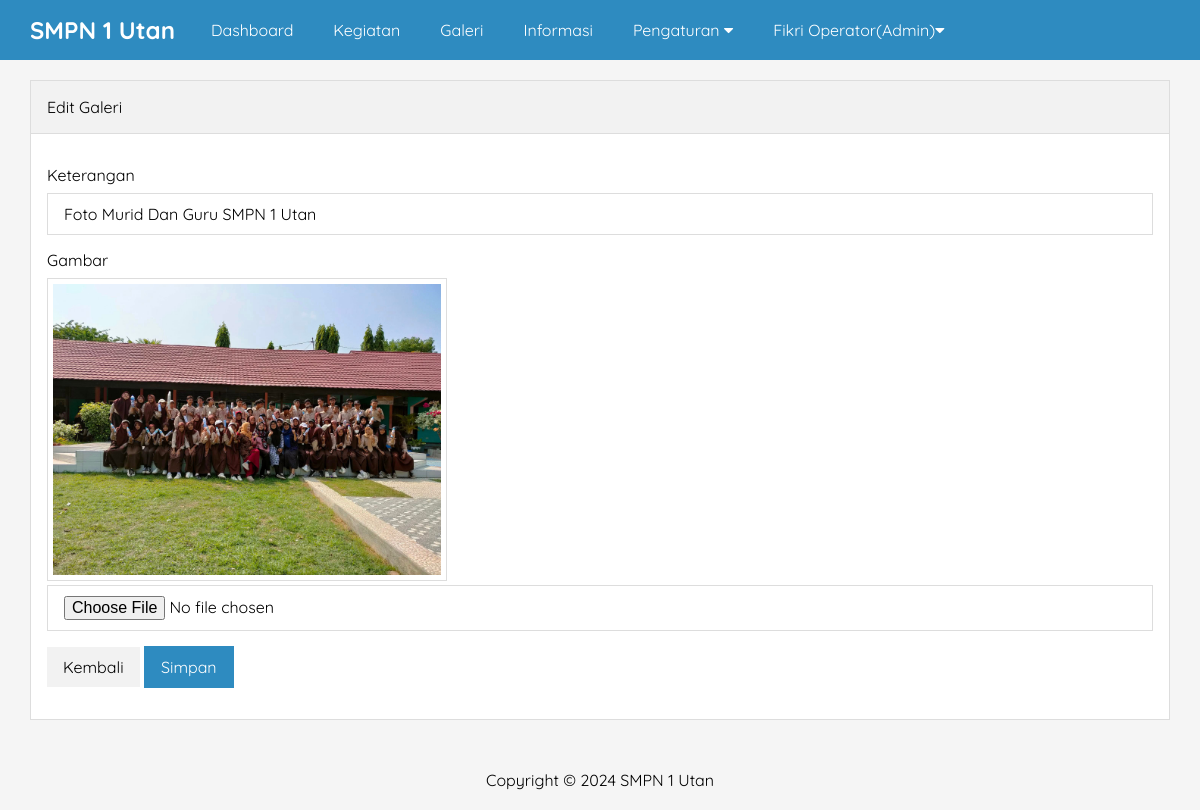
The app's page /admin/edit-galeri.php?id=4 (signed in) with its own data.
### tables this page shows
CREATE TABLE `pengaturan` (
  `id` int(11) NOT NULL,
  `nama` varchar(50) NOT NULL,
  `email` varchar(50) NOT NULL,
  `telepon` varchar(20) NOT NULL,
  `alamat` text NOT NULL,
  `logo` varchar(50) NOT NULL,
  `favicon` varchar(50) NOT NULL,
  `tentang_sekolah` text NOT NULL,
  `foto_sekolah` varchar(50) NOT NULL,
  `google_maps` text NOT NULL,
  `nama_kepsek` varchar(50) NOT NULL,
  `foto_kepsek` varchar(50) NOT NULL,
  `sambutan_kepsek` text NOT NULL,
  `created_at` timestamp NOT NULL DEFAULT current_timestamp() ON UPDATE current_timestamp(),
  `updated_at` datetime DEFAULT NULL
);

CREATE TABLE `galeri` (
  `id` int(11) NOT NULL,
  `foto` varchar(50) NOT NULL,
  `keterangan` varchar(50) NOT NULL,
  `created_at` timestamp NOT NULL DEFAULT current_timestamp() ON UPDATE current_timestamp(),
  `updated_at` datetime DEFAULT NULL
);

### admin/edit-galeri.php (the view, shortened to what this page needs)
<?php include 'header.php' ?>
<?php
$galeri = mysqli_query($conn, "SELECT * FROM galeri WHERE id = '" . $_GET['id'] . "' ");
$p        = mysqli_fetch_object($galeri);
?>
<div class="content">
    <div class="container">
        <div class="box">
            <div class="box-header">
                Edit Galeri
            </div>
            <div class="box-body">
                <form action="" method="POST" enctype="multipart/form-data">
                    <div class="form-group">
                        <label>Keterangan</label>
                        <input type="text" name="keterangan" placeholder="Keterangan" value="<?= $p->keterangan ?>" class="input-control" required>
                    </div>
                    <div class="form-group">
                        <label>Gambar</label>
                        <img src="../uploads-galeri/<?= $p->foto ?>" width="400px" class="image">
                        <input type="file" name="gambar" class="input-control">
                    </div>
                    <button type="button" class="btn" onclick="window.location = 'galeri.php'">Kembali</button>
                    <input type="submit" name="submit" value="Simpan" class="btn btn-blue">
                </form>
            </div>
        </div>
    </div>
</div>
<?php include 'footer.php' ?>

### admin/header.php (shortened to what this page needs)
<?php
    include '../koneksi.php';
    $identitas = mysqli_query($conn, "SELECT * FROM pengaturan ORDER BY id DESC LIMIT 1");
    $d = mysqli_fetch_object($identitas);
?>
<!DOCTYPE html>
<html>
<head>
    <link rel="stylesheet" href="../css/style.css">
    <link rel="stylesheet" href="https://cdnjs.cloudflare.com/ajax/libs/font-awesome/4.7.0/css/font-awesome.css" />
</head>
<body class="bg-light">
    <div class="navbar">
        <div class="container">
            <h2 class="nav-brand float-left"><a href="index.php"><?= $d->nama ?></a></h2>
            <ul class="nav-menu float-left">
                <li><a href="index.php">Dashboard</a></li>
                <?php if ($_SESSION['ulevel'] == 'Super Admin') { ?>
                    <li><a href="pengguna.php">Pengguna</a></li>
                <?php } elseif ($_SESSION['ulevel'] == 'Admin') { ?>
                    <li><a href="kegiatan.php">Kegiatan</a></li>
                    <li><a href="galeri.php">Galeri</a></li>
                    <li><a href="informasi.php">Informasi</a></li>
                    <li>
                        <a href="#">Pengaturan <i class="fa fa-caret-down"></i></a>
                    </li>
                <?php } ?>
                <li>
                    <a href="#"><?= $_SESSION['uname'] ?>(<?= $_SESSION['ulevel'] ?>)<i class="fa fa-caret-down"></i></a>
                </li>
            </ul>
        </div>
    </div>

### admin/footer.php
<div class="footer">
    <div class="container text-center">
        Copyright &copy; 2024 <?= $d->nama ?>
    </div>
</div>
</body>
</html>

### css/style.css (style rules this page uses)
* { margin: 0; padding: 0; font-family: "Quicksand", serif; box-sizing: border-box; }
a { text-decoration: none; }
.float-left { float: left; }
.container { width: 1140px; margin: 0 auto; }
.container::after { content: ''; display: block; clear: both; }
.bg-light { background-color: #f5f5f5; }
.box { border: 1px solid #ddd; background-color: #fff; }
.box-header { padding: 16px; border-bottom: 1px solid #ddd; background-color: #f2f2f2; }
.box-body { padding: 16px; }
form { margin: 15px 0; }
.form-group { margin-bottom: 15px; }
.form-group label { display: block; margin-bottom: 8px; }
.form-group .input-control { padding: 10px 16px; width: 100%; font-size: 16px; border: 1px solid #ddd; }
.btn { border: 1px solid #ddd; padding: 10px 16px; font-size: 16px; }
.btn { background-color: #f2f2f2; color: ''; border: none; cursor: pointer; transition: background-color 0.3ease; }
.btn-blue { background-color: #2E8BC0; color: #fff; border: 1px solid #2E8BC0; }
.text-center { text-align: center !important; }
.navbar { height: 60px; width: 100%; background-color: #2E8BC0; position: fixed; top: 0; z-index: 1000; }
.navbar a { color: #fff; }
.nav-brand { display: inline-block; padding: 15px 0; margin-right: 16px; }
.nav-menu { display: flex; list-style: none; }
.nav-menu li a { padding: 20px; display: inline-block; }
.content { padding: 80px 0 30px 0; }
.footer { padding: 20px 0; }
.image { border: 1px solid #ddd; padding: 5px; }

### records on screen
pengaturan: nama "SMPN 1 Utan"
galeri: keterangan "Foto Murid Dan Guru SMPN 1 Utan", foto (picture)

### other values on screen
$_SESSION['uname'] "Fikri Operator"
$_SESSION['ulevel'] "Admin"
